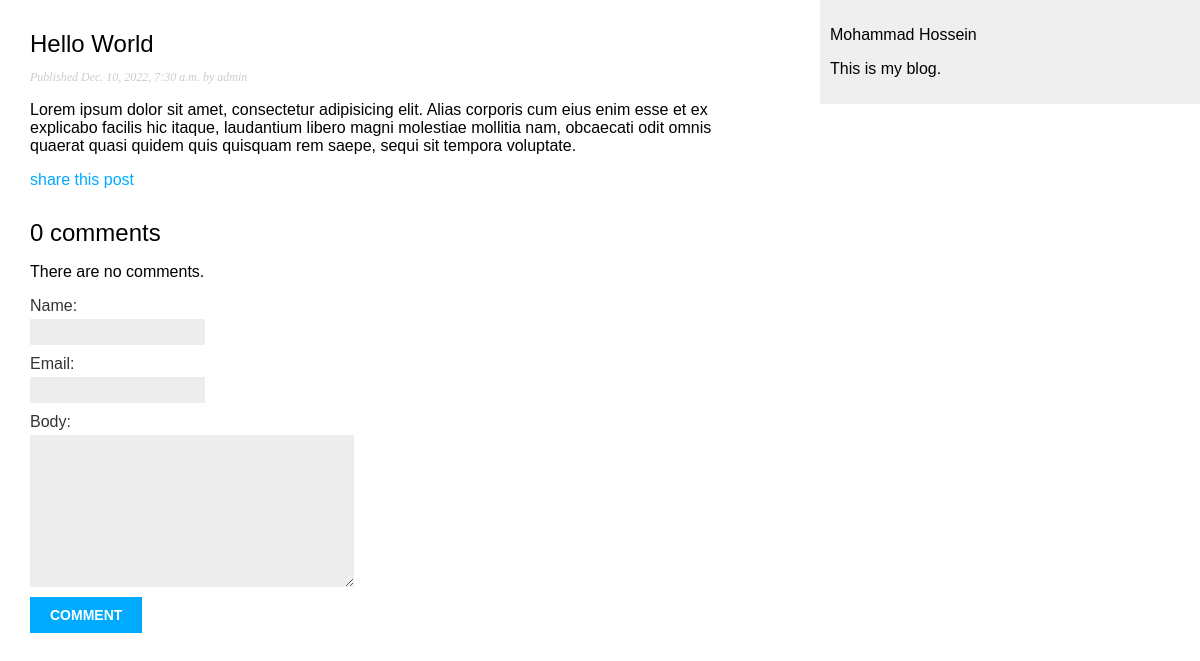
Screenshot of /blog/2022/12/10/hello-world/ with the database file from the repository.
### blog/models.py (models this page shows, shortened)
class Post(models.Model):
    class Status(models.TextChoices):
        DRAFT = "DF", "Draft"
        PUBLISHED = "PB", "Published"
    title = models.CharField(max_length=250)
    slug = models.SlugField(max_length=250, unique_for_date='publish')
    author = models.ForeignKey(User, on_delete=models.CASCADE, related_name='posts')
    body = models.TextField()
    publish = models.DateTimeField(default=timezone.now)
    created = models.DateTimeField(auto_now_add=True)
    updated = models.DateTimeField(auto_now=True)
    status = models.CharField(max_length=2, choices=Status.choices, default=Status.DRAFT)
    objects = models.Manager()
    published = PublishedManager()
    class Meta:
        ordering = ['-publish']
        indexes = [
            models.Index(fields=['-publish']),
        ]

### blog/views.py (the view)
# urls.py: path('<int:year>/<int:month>/<int:day>/<slug:post>/', PostDetailView.as_view(), name='post_detail'),
class PostDetailView(DetailView):
    model = Post
    template_name = 'blog/post/post_detail.html'
    def get_object(self):
        post = get_object_or_404(Post, publish__year=self.kwargs['year'], publish__month=self.kwargs['month'],
                                 publish__day=self.kwargs['day'], slug=self.kwargs['post'],
                                 status=Post.Status.PUBLISHED)
        return post
    def get_context_data(self, **kwargs):
        context = super().get_context_data()
        context['comments'] = self.get_object().comments.filter(active=True)
        context['form'] = CommentForm()
        return context

### blog/forms.py
class CommentForm(forms.ModelForm):
    class Meta:
        model = Comment
        fields = ['name', 'email', 'body']

### blog/templates/blog/post/post_detail.html (shortened to what this page needs)
{% extends 'blog/base.html' %}
{% block content %}
    <h2>{{ post.title }}</h2>
    <p class="date">
        Published {{ post.publish }} by {{ post.author }}
    </p>
    {{ post.body|linebreaks }}
    <p>
        <a href="{% url 'blog:post_share' post_id=post.id %}">share this post</a>
    </p>
    {% with comments.count as total_comments %}
        <h2>
            {{ total_comments }} comment{{ total_comments|pluralize }}
        </h2>
    {% endwith %}
    {% for comment in comments %}
        <div class="comment">
            <p class="info">
                Comment {{ forloop.counter }} by {{ comment.name }}
                {{ comment.created }}
            </p>
            {{ comment.body|linebreaks }}
        </div>
    {% empty %}
        <p>There are no comments.</p>
    {% endfor %}
    {% include 'blog/post/includes/comment_form.html' %}
{% endblock %}

### blog/static/blog/css/blog.css (style rules this page uses)
body { margin: 0; padding: 0; font-family: helvetica, sans-serif; }
a { color: #00abff; text-decoration: none; }
h2 { font-weight: normal; margin: 30px 0 0; }
p.date { color: #ccc; font-family: georgia, serif; font-size: 12px; font-style: italic; }
label { float: left; clear: both; color: #333; margin-bottom: 4px; }
input, textarea { clear: both; float: left; margin: 0 0 10px; background: #ededed; border: 0; padding: 6px 10px; font-size: 12px; }

### rows the page displays
Post: title "Hello World", publish "Dec. 10, 2022, 7:30 a.m.", author "admin", body "Lorem ipsum dolor sit amet, consectetur adipisicing elit. Alias corporis cum eius enim esse et ex explicabo facilis hic itaque, laudantium libero magni molestiae mollitia nam, obcaecati odit omnis quaerat quasi quidem quis quisquam rem saepe, sequi sit tempora voluptate."

### other values shown
{{ total_comments }} "0"
